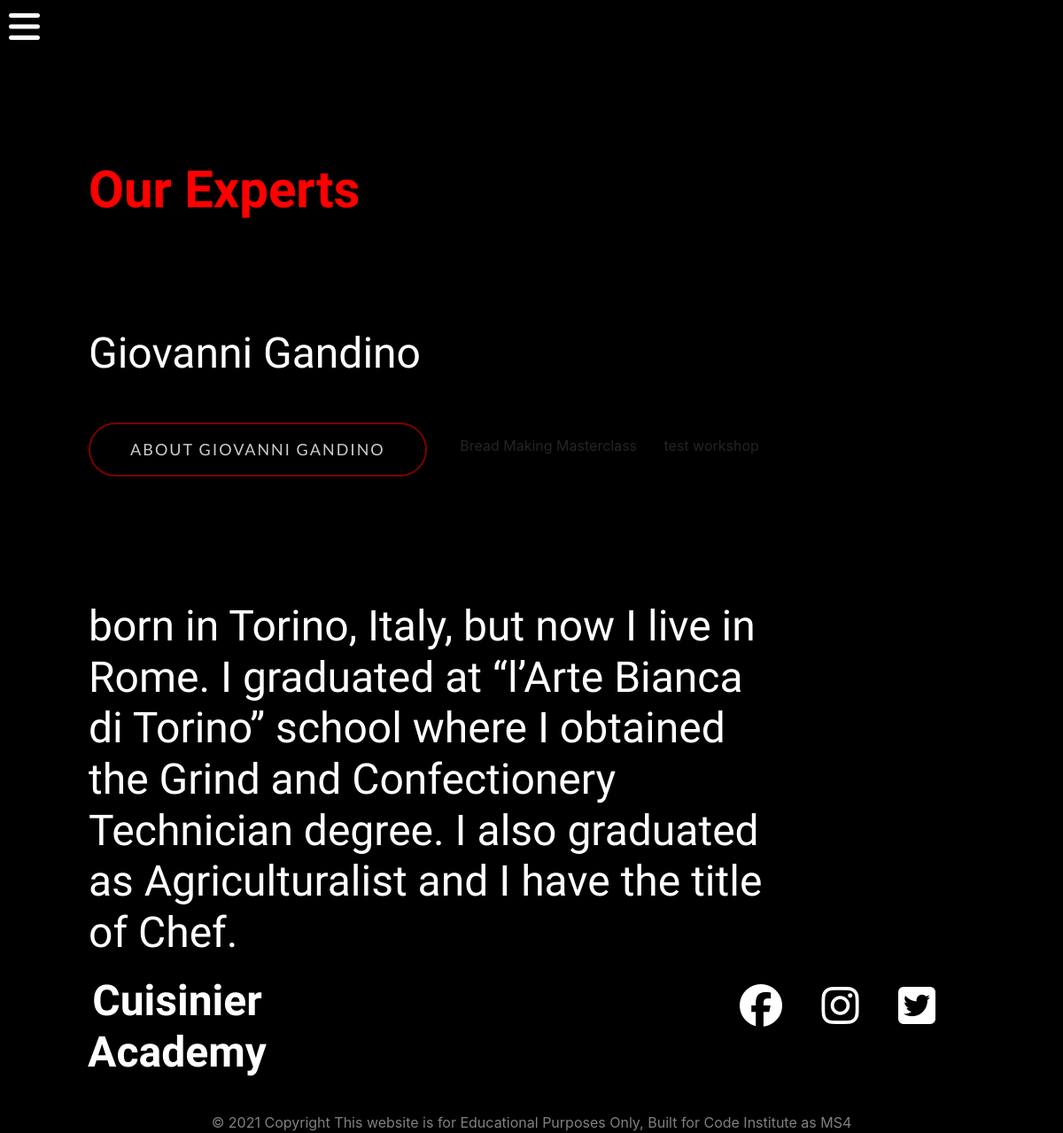
/experts/, run on the app's committed database.
### experts/models.py (models this page shows, shortened)
class Expert(models.Model):
    name = models.CharField(max_length=100)
    about = models.TextField(blank=True)
    profile_image = models.ImageField(null=True, blank=True)
    facbook_link = models.CharField(default='www.facebook.com', max_length=200)
    twitter_link = models.CharField(default='www.twitter.com', max_length=200)

### workshops/models.py (models this page shows)
class Workshop(models.Model):
    title = models.CharField(max_length=100)
    sub_title = models.CharField(max_length=200)
    description = models.TextField(blank=True)
    expert = models.ForeignKey(Expert,default=None, on_delete=models.DO_NOTHING)
    main_img = models.ImageField(null=True, blank=True) # upload file path
    image_1 = models.ImageField(null=True, blank=True)
    image_2 = models.ImageField(null=True, blank=True)
    image_3 = models.ImageField(null=True, blank=True)
    agenda_day_1 = models.TextField(null=True, blank=True)
    agenda_day_2 = models.TextField(null=True, blank=True)
    agenda_day_3 = models.TextField(null=True, blank=True)
    price = models.DecimalField(null=True, max_digits=6, decimal_places=2, blank=True)
    date = models.DateTimeField(default=datetime.now, blank=True)
    location = models.CharField(null=True, max_length=200)
    is_published = models.BooleanField(default=True)
    def __str__(self):
        return self.title

### experts/views.py (the view)
# urls.py: path('experts/', include('experts.urls')),
def experts(request):
    experts = Expert.objects.all()
    for expert in experts:
        workshop = list(Workshop.objects.filter(expert=expert))
    context = {
        'experts': experts,
        'workshop': workshop
    }
    return render(request, 'experts/experts.html', context)

### experts/templates/experts/experts.html
{% extends "base.html" %}
{% load static %}
{% block content %}
 <h1 class="header-titile"> <span> Our Experts</span></h1>
    {% if experts %}
        {% for expert in experts %}
        <h2 class="header-titile">{{ expert.name }}</h2>
        <a href="{% url 'expert' expert.id %}" class="btn btn-header">About  {{ expert.name }}</a>
        {% for w in workshop %}
        <a href="{% url 'workshop' w.id %}" class="btn ">{{ w }}</a>
        {% endfor %}
        <h2 class="header-titile">{{ expert.about }}</h2>
        {% endfor %}
    {% endif %}
{% endblock %}

### static/css/base.css (style rules this page uses)
body { background-color: black; }
.header-titile { margin: 120px 330px 20px 100px; color: white; font-size: 48px; font-family: 'flamenco', sans-serif; justify-content: left; }
.header-titile span { color: red; font-size: 58px; font-weight: bold; }
.btn-header { margin: 30px 20px 20px 100px ; color: rgba(255, 255, 255, 0.8) ; border: 2px solid; border-color: rgba(255, 0, 0, 0.5); border-radius: 300px; letter-spacing: 2px; text-transform: uppercase; font-size: 18px; font-family: 'Lato', sans-serif; padding: 15px 45px; }

### data on the page
Expert: name "Giovanni Gandino", name "GIOVANNI GANDINO", about "born in Torino, Italy, but now I live in Rome. I graduated at “l’Arte Bianca di Torino” school where I obtained the Grind and Confectionery Technician degree. I also graduated as Agriculturalist and I have the title of Chef."
Workshop: title "Bread Making Masterclass"
Workshop: title "test workshop"
